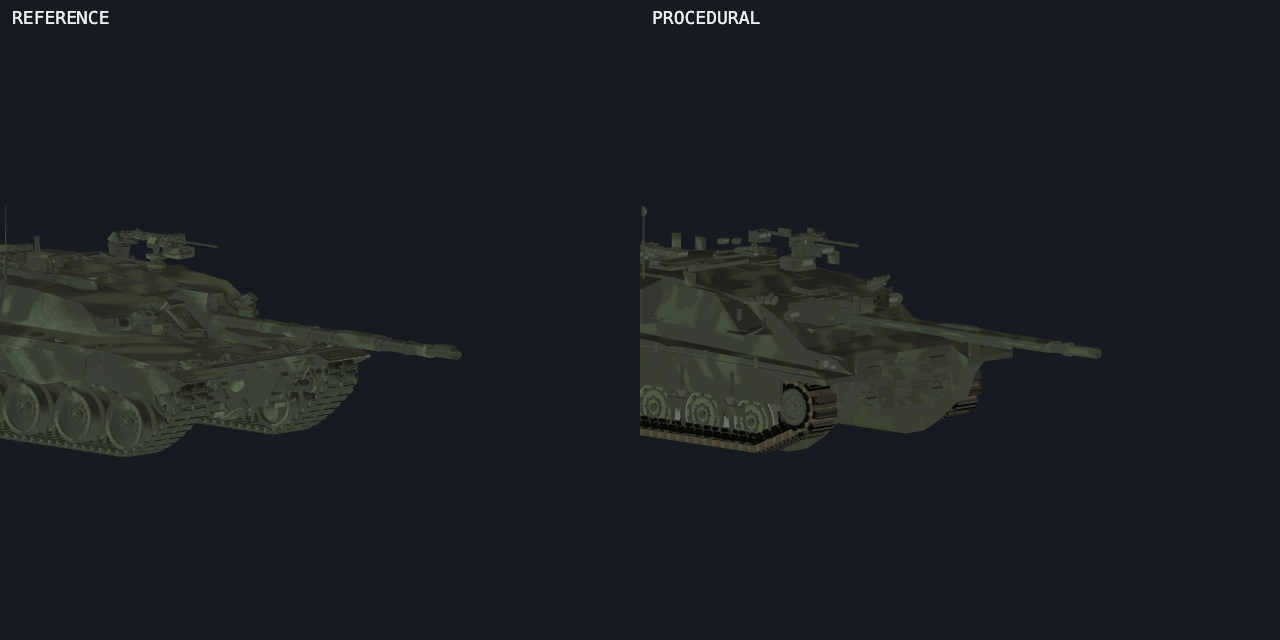
#> input picture shots/critic-challenger2-graduation/close-front.png, 1280 x 640 px, given in place of view-front.png, which was not available
$ python tmp-leo-r19recert-maskstats.py ../shots/critic-challenger2-graduation ../shots/critic-challenger2-graduation/close-roof.png
#> lines starting #> are read from the running program, lines starting #| are printed output that depends on the picture; after the words box and inside, x2 and y2 are one past the last pixel; in counts of white or black regions, pixels touching at a corner belong together; pictures that were not available may be replaced by others from this repository, and a replacement may not be noted
# TEMP (leo2_revolution r19 re-cert critic): luma stats ON the changed-pixel
# mask (PROC half only), before vs after — the builder's methodology
# re-derived on MY pair frame. Also splits the mask into the SEOSS band vs
# ring band by y-cluster for per-zone deltas.
import sys
import numpy as np
from PIL import Image

BEFORE, AFTER = sys.argv[1], sys.argv[2]
T = 4

def luma(a):
    return 0.299 * a[..., 0] + 0.587 * a[..., 1] + 0.114 * a[..., 2]

views = ['view-front', 'view-frontleft', 'view-left', 'view-rearleft',
         'view-rear', 'view-rearright', 'view-right', 'view-frontright',
         'view-top', 'hero-frontleft', 'hero-rearright', 'hero-toptilt',
         'close-front', 'close-roof']
for v in views:
    b = np.asarray(Image.open(f'{BEFORE}/{v}.png').convert('RGB'), dtype=np.int16)
    a = np.asarray(Image.open(f'{AFTER}/{v}.png').convert('RGB'), dtype=np.int16)
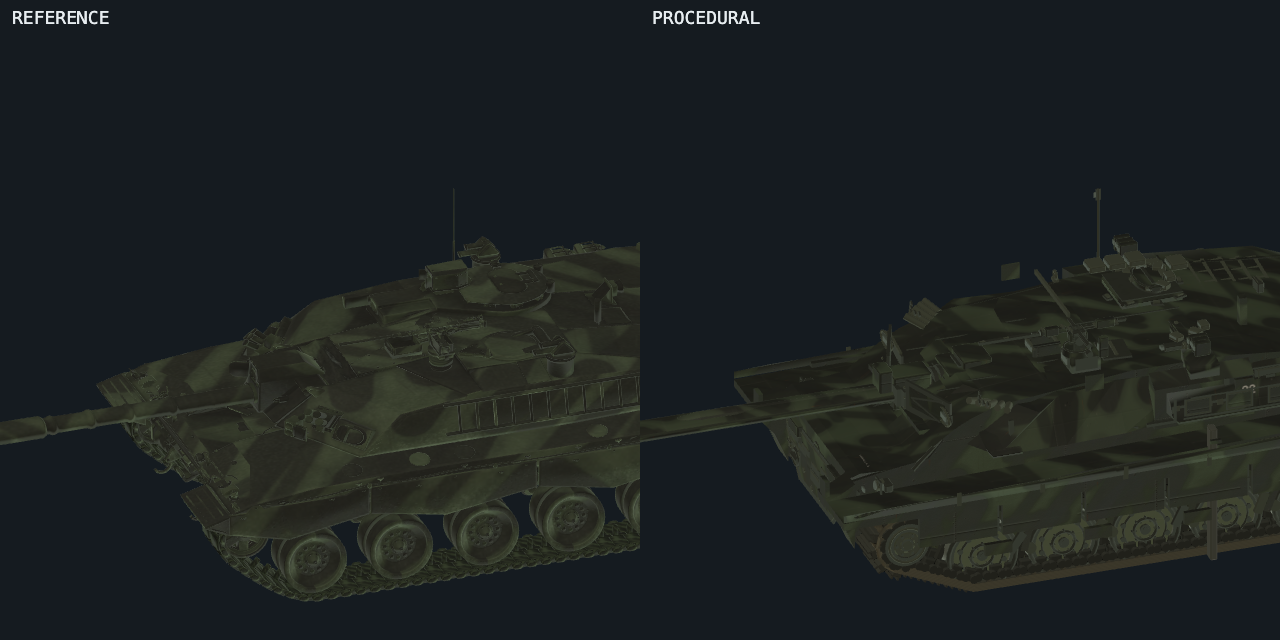
#> input picture shots/critic-challenger2-graduation/close-roof.png, 1280 x 640 px, given in place of view-front.png, which was not available
    m = (np.abs(b - a) > T).any(axis=2)
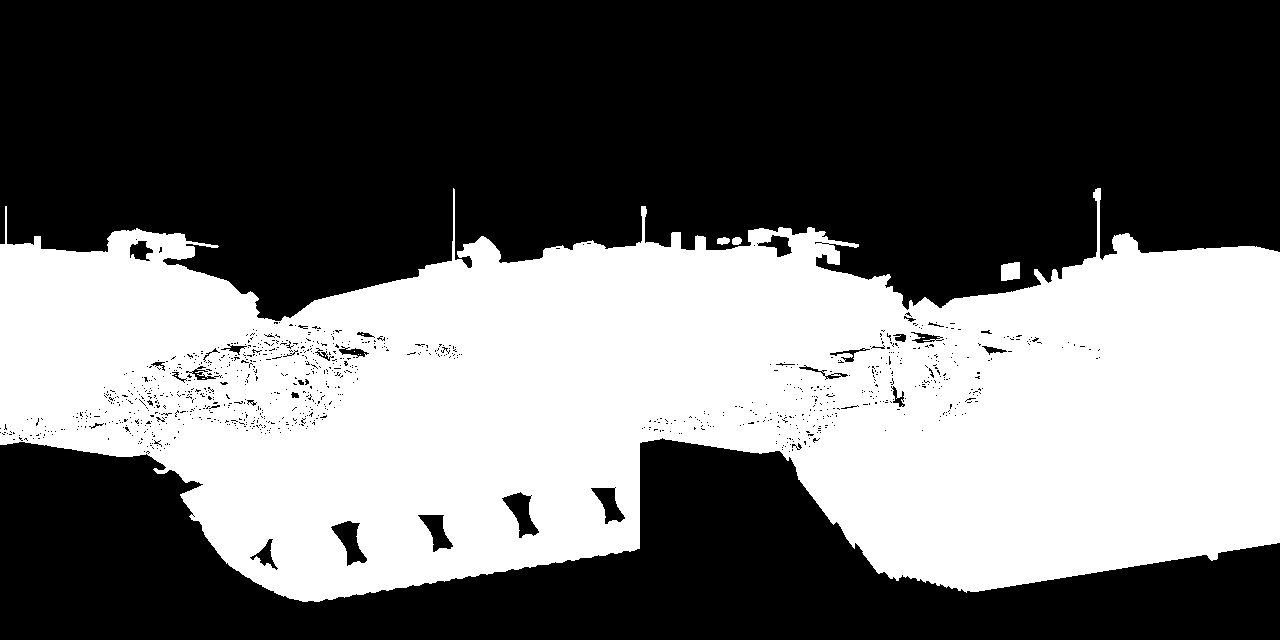
#> m: shape (640, 1280) bool; 42.2% white; 11 white regions (7 under 20 px), largest, box (x1, y1, x2, y2) and area: (0, 188, 1280, 602) 345323, (1001, 262, 1020, 281) 319, (717, 237, 730, 245) 78, (732, 237, 742, 245) 67
    m[:, :640] = False  # PROC half only
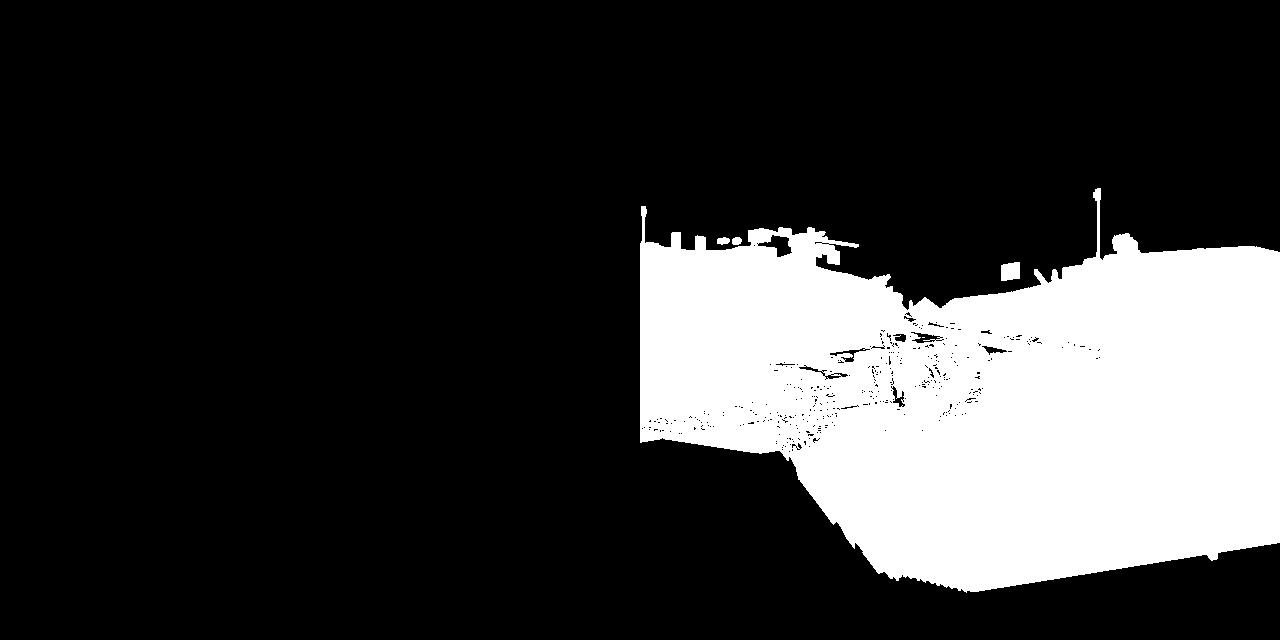
#> m: shape (640, 1280) bool; 21.3% white; 5 white regions (1 under 20 px), largest, box (x1, y1, x2, y2) and area: (640, 188, 1280, 593) 174231, (1001, 262, 1020, 281) 319, (717, 237, 730, 245) 78, (732, 237, 742, 245) 67
    if not m.any():
        print(f'{v}: no proc changes')
        continue
    lb, la = luma(b.astype(np.float64)), luma(a.astype(np.float64))
    rows = np.where(m.any(axis=1))[0]
#> rows = 405 values from 188 to 592
    gaps = np.where(np.diff(rows) > 12)[0]
#> gaps = empty array
    bands = np.split(rows, gaps + 1)
#> bands = 1 item
    print(f'{v}: {int(m.sum())}px changed')
#| view-front: 174698px changed
    for bd in bands:
        bm = m.copy()
        bm[:bd[0], :] = False
        bm[bd[-1] + 1:, :] = False
        if bm.sum() < 30:
            continue
        pb, pa = lb[bm], la[bm]
        print(f'   band y{bd[0]}..{bd[-1]} ({int(bm.sum())}px): '
              f'med {np.median(pb):.1f}->{np.median(pa):.1f} '
              f'p10 {np.percentile(pb,10):.1f}->{np.percentile(pa,10):.1f} '
              f'p90 {np.percentile(pb,90):.1f}->{np.percentile(pa,90):.1f} '
              f'sd {pb.std():.1f}->{pa.std():.1f}')
#> this loop made 1 pass
#|    band y188..592 (174698px): med 25.8->38.0 p10 25.8->25.8 p90 60.3->53.3 sd 15.8->11.2
#> (the run stopped early here; a loop or call above may not have finished)
